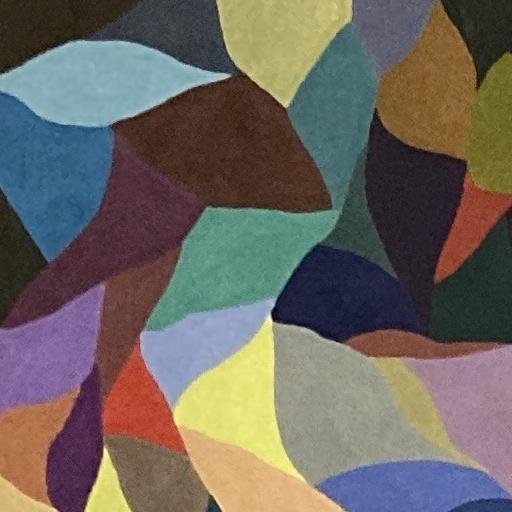
#> input picture fill/palet.png, 512 x 512 px; the run also reads 1 picture not shown here
$ python fill.py --dir_in .
#> lines starting #> are read from the running program, lines starting #| are printed output that depends on the picture; after the words box and inside, x2 and y2 are one past the last pixel; in counts of white or black regions, pixels touching at a corner belong together
import argparse
from concurrent.futures import ProcessPoolExecutor
import math
import numpy as np
import os
from PIL import Image, ImageDraw
from random import randrange, shuffle
import sys
import time

sys.setrecursionlimit(10000000)


def get_colors():
	img = Image.open('palet.png')
	colors = []
	for x in range(img.width):
		for y in range(img.height):
			colors.append(img.getpixel((x, y)))
	return colors


# [16 lines left out: function color_match, not called in this run]


def bitmap(img):
	img = img.convert('L')
	array = np.array(img)
	array = np.where(array > 160, 255, 0).astype(np.uint8)
	return Image.fromarray(array.astype(np.uint8))


def get_shape(point, img, draw):
	(w, h) = img.size
	(x, y) = point
	pix = []
	pix_set = set()

	def gather_pix(x, y):
		if img.getpixel((x, y)) != (255, 255, 255):
			return
		pix.append((x, y))
		pix_set.add((x, y))
		if x > 0 and (x - 1, y) not in pix_set:
			gather_pix(x - 1, y)
		if x < w - 1 and (x + 1, y) not in pix_set:
			gather_pix(x + 1, y)
		if y > 0 and (x, y - 1) not in pix_set:
			gather_pix(x, y - 1)
		if y < h - 1 and (x, y + 1) not in pix_set:
			gather_pix(x, y + 1)

	gather_pix(x, y)
	return pix


# [60 lines left out: functions neighborhood, fill_line, blend_px, not called in this run]


def process(args):
	dir_in, dir_out, blend, overlay, filename = args

	img = Image.open(f'{dir_in}/{filename}')
	img = bitmap(img).convert('RGB')
	draw = ImageDraw.Draw(img)
	(w, h) = img.size

	# fill space
	for x in range(w):
		for y in range(h):
			if img.getpixel((x, y)) == (255, 255, 255):
				pix = get_shape((x, y), img, draw)
				if overlay is not None:
					color = color_match(pix, overlay)
				else:
					color = colors[randrange(len(colors))]
				if pix != []:
					for p in pix:
						draw.point(p, fill=color)


	# fill line
	for x in range(w):
		for y in range(h):
			if img.getpixel((x, y)) == (0, 0, 0):
				fill_line(x, y, img, draw)

	# blend
	if blend:
		trace = img
		for x in range(w):
			for y in range(h):
				color = blend_px(x, y, trace)
				draw.point((x, y), color)

	img.save(f'{dir_out}/{filename}')


def main(dir_in, dir_out, blend, overlay):
#> called with dir_in = '.', dir_out = 'out', blend = False
	if not overlay:
		colors = get_colors()
#> in get_colors, img is the input picture: PIL image 512x512 RGB; mean R, G, B 108.9, 102.2, 95.6
#> after the loop in get_colors, `for x in range(img.width):`: colors = 262144 items
#> colors = 262144 items
	os.makedirs(dir_out, exist_ok=True)
	filenames = os.listdir(dir_in)
	args = [(dir_in, dir_out, blend, overlay, x) for x in filenames]
	with ProcessPoolExecutor() as executor:
		executor.map(process, args)
#> in bitmap, `img = img.convert('L')`:
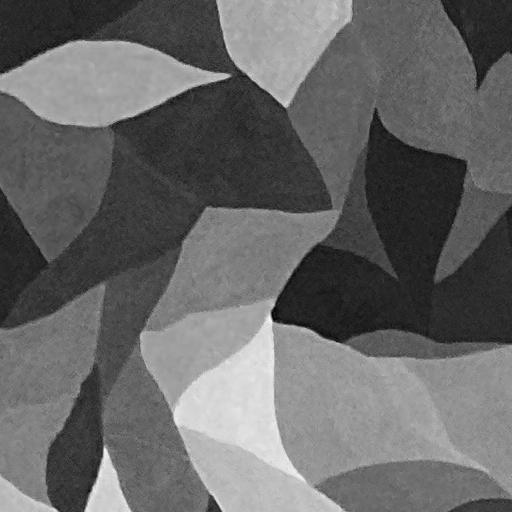
#> img: PIL image 512x512 L; min 1, max 250, mean 103.5
#> in bitmap, `array = np.where(array > 160, 255, 0).astype(np.uint8)`:
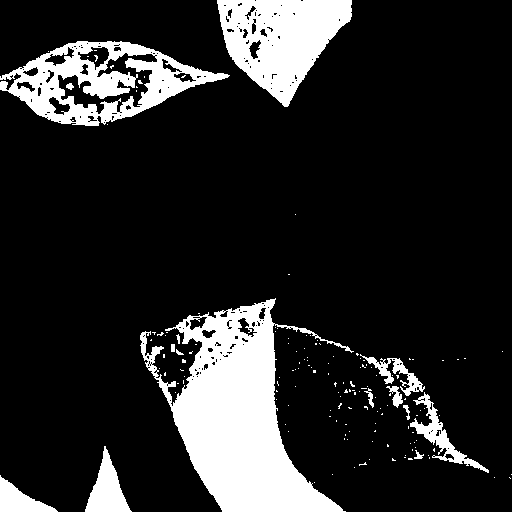
#> array: shape (512, 512); 15.9% white; 154 white regions (139 under 20 px), largest, box (x1, y1, x2, y2) and area: (140, 298, 354, 512) 19765, (217, 0, 352, 107) 8513, (0, 41, 230, 126) 8257


if __name__ == '__main__':
	parser = argparse.ArgumentParser()
	parser.add_argument(
		'--dir_in',
		type=str,
		required=True,
		help='path to source images folder')
	parser.add_argument(
		'--dir_out',
		type=str,
		default='out',
		help='output folder')
	parser.add_argument(
		'--blend',
		action='store_true',
		default=False,
		help='blend with no GPU support')
	parser.add_argument(
		'--overlay',
		type=str,
		default=None,
		help='pick colors according to underlying image. provide the path.')
	args = parser.parse_args()
	main(args.dir_in, args.dir_out, args.blend, args.overlay)
